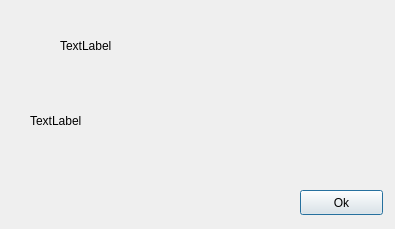
<?xml version="1.0" encoding="UTF-8"?>
<ui version="4.0">
 <class>AboutWindow</class>
 <widget class="QDialog" name="AboutWindow">
  <property name="geometry">
   <rect>
    <x>0</x>
    <y>0</y>
    <width>395</width>
    <height>229</height>
   </rect>
  </property>
  <property name="windowTitle">
   <string>About</string>
  </property>
  <widget class="QPushButton" name="okButton">
   <property name="geometry">
    <rect>
     <x>300</x>
     <y>190</y>
     <width>83</width>
     <height>25</height>
    </rect>
   </property>
   <property name="text">
    <string>Ok</string>
   </property>
  </widget>
  <widget class="QLabel" name="copyrightLabel">
   <property name="geometry">
    <rect>
     <x>60</x>
     <y>30</y>
     <width>261</width>
     <height>31</height>
    </rect>
   </property>
   <property name="text">
    <string>TextLabel</string>
   </property>
  </widget>
  <widget class="QLabel" name="licenceLabel">
   <property name="geometry">
    <rect>
     <x>30</x>
     <y>80</y>
     <width>331</width>
     <height>81</height>
    </rect>
   </property>
   <property name="text">
    <string>TextLabel</string>
   </property>
  </widget>
 </widget>
 <resources/>
 <connections/>
</ui>
